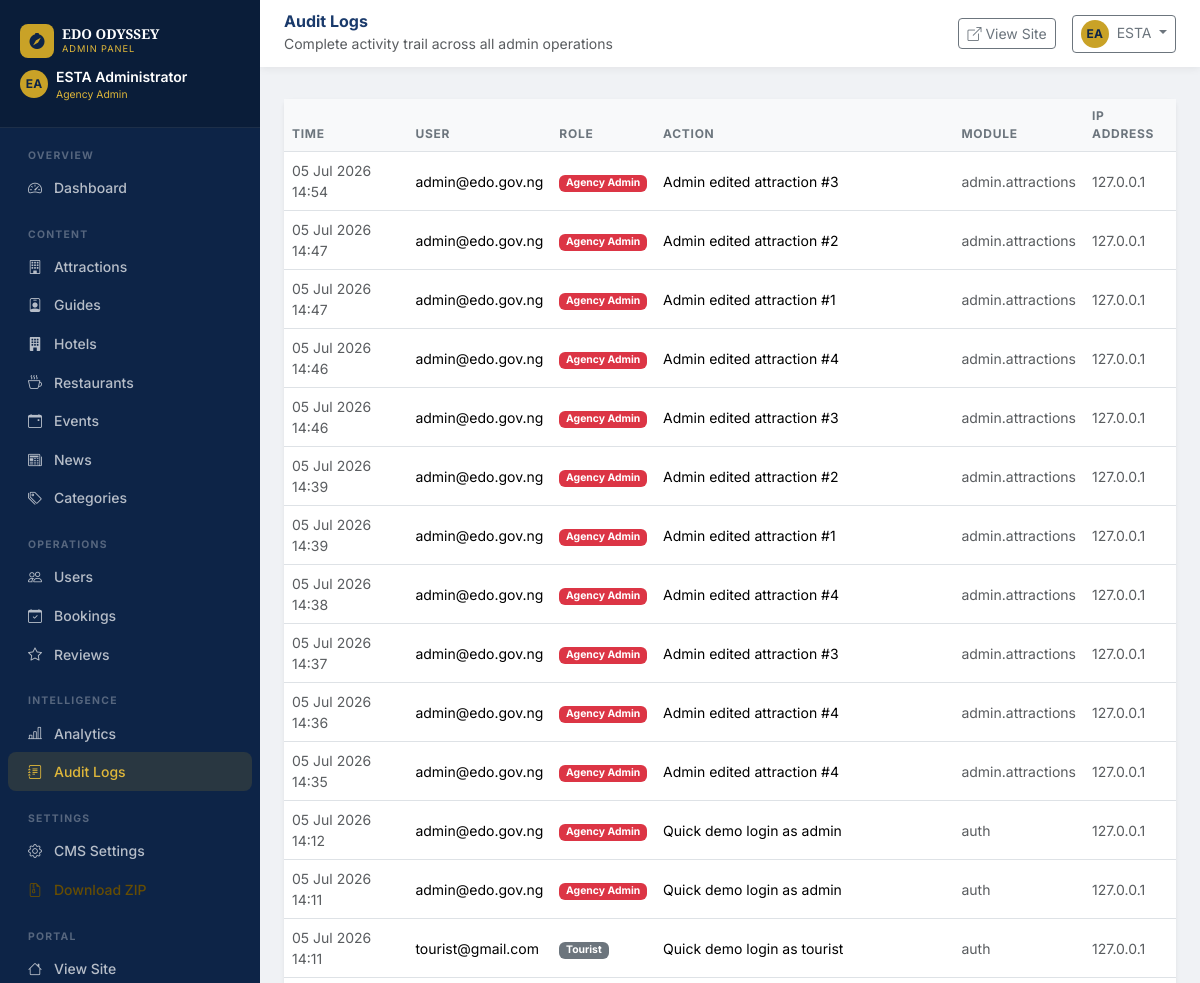
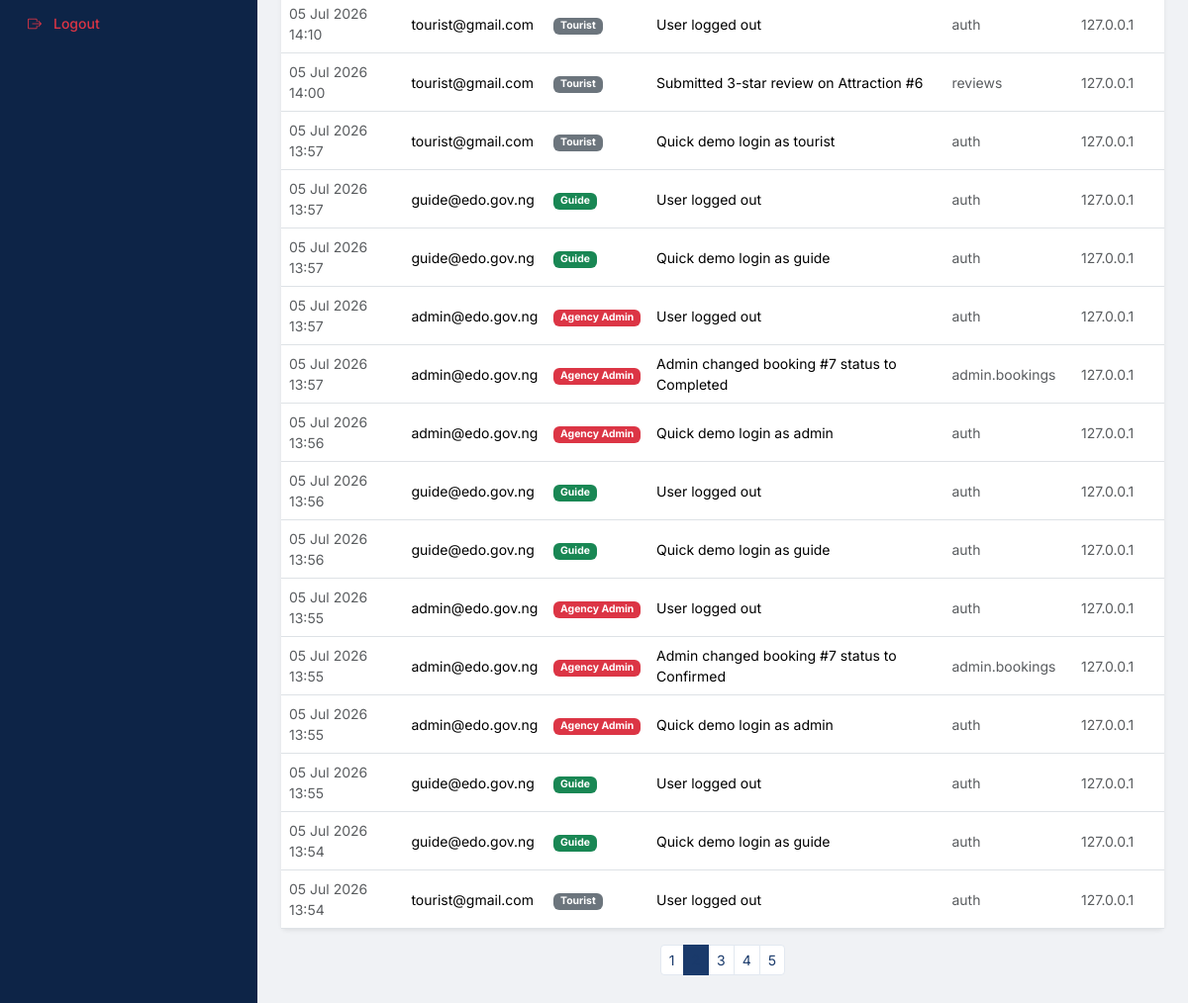
The page /admin/audit-logs?page=2 (signed in) on the database its author committed (2 pictures, top to bottom).
### app/models/models.py (models this page shows, shortened)
class BaseModel(db.Model):
    __abstract__ = True
    id = db.Column(db.Integer, primary_key=True)
    uuid = db.Column(db.String(36), default=gen_uuid, unique=True, nullable=False, index=True)
    created_at = db.Column(db.DateTime, default=datetime.utcnow, nullable=False)
    updated_at = db.Column(db.DateTime, default=datetime.utcnow, onupdate=datetime.utcnow, nullable=False)
    created_by = db.Column(db.Integer, nullable=True)
    status = db.Column(db.String(20), default="active", nullable=False)
    deleted_at = db.Column(db.DateTime, nullable=True)

class User(UserMixin, BaseModel):
    __tablename__ = "users"
    email = db.Column(db.String(150), unique=True, index=True, nullable=False)
    password_hash = db.Column(db.String(255), nullable=False)
    first_name = db.Column(db.String(100), nullable=False)
    last_name = db.Column(db.String(100), nullable=False)
    role = db.Column(db.String(50), default="Tourist", nullable=False)
    phone = db.Column(db.String(50), nullable=True)
    is_verified = db.Column(db.Boolean, default=False, nullable=False)
    avatar_url = db.Column(db.String(255), nullable=True)
    heritage_points = db.Column(db.Integer, default=0, nullable=False)
    bio = db.Column(db.Text, nullable=True)
    address = db.Column(db.String(255), nullable=True)
    nationality = db.Column(db.String(100), nullable=True)
    last_login = db.Column(db.DateTime, nullable=True)
    bookings = db.relationship("Booking", back_populates="user", lazy="dynamic")
    reviews = db.relationship("Review", back_populates="user", lazy="dynamic")
    guide_profile = db.relationship("Guide", back_populates="user", uselist=False)
    notifications = db.relationship("Notification", back_populates="user", lazy="dynamic")
    favourites = db.relationship("Favourite", back_populates="user", lazy="dynamic")
    payments = db.relationship("Payment", back_populates="user", lazy="dynamic")
    audit_logs = db.relationship("AuditLog", foreign_keys="AuditLog.user_id", back_populates="user", lazy="dynamic")
    owned_attractions = db.relationship("Attraction", back_populates="owner", foreign_keys="Attraction.user_id", lazy="dynamic")
    owned_hotels = db.relationship("Hotel", back_populates="owner", foreign_keys="Hotel.user_id", lazy="dynamic")
    owned_restaurants = db.relationship("Restaurant", back_populates="owner", foreign_keys="Restaurant.user_id", lazy="dynamic")
    owned_events = db.relationship("Event", back_populates="owner", foreign_keys="Event.user_id", lazy="dynamic")  # Add this
    @property
    def full_name(self):
        return f"{self.first_name} {self.last_name}"
    @property
    def is_admin(self):
        return self.role in ("Agency Admin", "Super Admin")

class AuditLog(BaseModel):
    __tablename__ = "audit_logs"
    user_id = db.Column(db.Integer, db.ForeignKey("users.id"), nullable=True)
    operator_email = db.Column(db.String(150), nullable=False)
    role = db.Column(db.String(50), nullable=False)
    action = db.Column(db.String(500), nullable=False)
    ip_address = db.Column(db.String(50), nullable=True)
    user_agent = db.Column(db.String(255), nullable=True)
    module = db.Column(db.String(100), nullable=True)
    record_id = db.Column(db.Integer, nullable=True)
    user = db.relationship("User", foreign_keys=[user_id], back_populates="audit_logs")

### app/admin/routes.py (the view)
@admin_bp.route("/audit-logs")
@login_required
@admin_required
def audit_logs():
    page = request.args.get("page", 1, type=int)
    query = AuditLog.query.order_by(AuditLog.created_at.desc())
    pagination = query.paginate(page=page, per_page=30, error_out=False)
    return render_template("admin/audit_logs.html", logs=pagination.items, pagination=pagination)

### app/templates/admin/audit_logs.html (shortened to what this page needs)
{% extends "admin/base.html" %}
{% block page_title %}Audit Logs{% endblock %}
{% block page_subtitle %}Complete activity trail across all admin operations{% endblock %}
{% block content %}
<div class="card border-0 shadow-sm">
  <div class="card-body p-0">
    <table class="table table-hover mb-0 admin-table">
      <thead><tr><th>Time</th><th>User</th><th>Role</th><th>Action</th><th>Module</th><th>IP Address</th></tr></thead>
      <tbody>
      {% for log in logs %}
      <tr>
        <td class="small text-muted">{{ log.created_at.strftime('%d %b %Y %H:%M') }}</td>
        <td class="small">{{ log.operator_email }}</td>
        <td><span class="badge {% if 'Admin' in log.role %}bg-danger{% elif log.role=='Guide' %}bg-success{% else %}bg-secondary{% endif %} text-white" style="font-size:.65rem">{{ log.role }}</span></td>
        <td class="small">{{ log.action[:80] }}</td>
        <td class="small text-muted">{{ log.module or '—' }}</td>
        <td class="small text-muted">{{ log.ip_address or '—' }}</td>
      </tr>
      {% endfor %}
      </tbody>
    </table>
  </div>
</div>
{% if pagination.pages > 1 %}<nav class="mt-3 d-flex justify-content-center"><ul class="pagination pagination-sm">{% for p in pagination.iter_pages() %}{% if p %}<li class="page-item {% if p==pagination.page %}active{% endif %}"><a class="page-link" href="?page={{ p }}">{{ p }}</a></li>{% endif %}{% endfor %}</ul></nav>{% endif %}
{% endblock %}

### app/templates/admin/base.html (shortened to what this page needs)
<!DOCTYPE html>
<html lang="en">
<head>
  <link href="https://cdn.jsdelivr.net/npm/bootstrap@5.3.3/dist/css/bootstrap.min.css" rel="stylesheet">
  <link href="https://cdn.jsdelivr.net/npm/bootstrap-icons@1.11.3/font/bootstrap-icons.css" rel="stylesheet">
  <link rel="stylesheet" href="{{ url_for('static', filename='css/main.css') }}">
</head>
<body class="admin-body">
<div class="admin-sidebar" id="adminSidebar">
  <div class="admin-sidebar-header">
    <div class="d-flex align-items-center gap-2 mb-1">
      <div class="brand-icon" style="width:34px;height:34px;font-size:1rem"><i class="bi bi-compass-fill"></i></div>
      <div>
        <div class="brand-title" style="font-size:.85rem">EDO ODYSSEY</div>
        <div class="brand-subtitle" style="font-size:.58rem">Admin Panel</div>
      </div>
    </div>
    <div class="d-flex align-items-center gap-2 mt-2">
      <div class="avatar-initials-sm">{{ current_user.first_name[0] }}{{ current_user.last_name[0] }}</div>
      <div>
        <div class="text-white small fw-semibold">{{ current_user.full_name }}</div>
        <div style="font-size:.65rem;color:var(--gold-400)">{{ current_user.role }}</div>
      </div>
    </div>
  </div>
  <nav class="flex-grow-1 py-2 px-2">
    <div class="nav-section">Overview</div>
    <a href="{{ url_for('admin.dashboard') }}" class="nav-link {% if request.endpoint=='admin.dashboard' %}active{% endif %}"><i class="bi bi-speedometer2"></i> Dashboard</a>
    <div class="nav-section mt-2">Content</div>
    <a href="{{ url_for('admin.attractions') }}" class="nav-link {% if 'attractions' in request.endpoint %}active{% endif %}"><i class="bi bi-building"></i> Attractions</a>
    <a href="{{ url_for('admin.guides') }}" class="nav-link {% if 'guides' in request.endpoint %}active{% endif %}"><i class="bi bi-person-badge"></i> Guides</a>
    <a href="{{ url_for('admin.hotels') }}" class="nav-link {% if 'hotel' in request.endpoint %}active{% endif %}"><i class="bi bi-building-fill"></i> Hotels</a>
    <a href="{{ url_for('admin.restaurants') }}" class="nav-link {% if 'restaurant' in request.endpoint %}active{% endif %}"><i class="bi bi-cup-hot"></i> Restaurants</a>
    <a href="{{ url_for('admin.events') }}" class="nav-link {% if 'event' in request.endpoint %}active{% endif %}"><i class="bi bi-calendar-event"></i> Events</a>
    <a href="{{ url_for('admin.news') }}" class="nav-link {% if 'news' in request.endpoint %}active{% endif %}"><i class="bi bi-newspaper"></i> News</a>
    <a href="{{ url_for('admin.categories') }}" class="nav-link {% if 'categor' in request.endpoint %}active{% endif %}"><i class="bi bi-tags"></i> Categories</a>
    <div class="nav-section mt-2">Operations</div>
    <a href="{{ url_for('admin.users') }}" class="nav-link {% if 'users' in request.endpoint %}active{% endif %}"><i class="bi bi-people"></i> Users</a>
    <a href="{{ url_for('admin.bookings') }}" class="nav-link {% if 'bookings' in request.endpoint %}active{% endif %}"><i class="bi bi-calendar-check"></i> Bookings</a>
    <a href="{{ url_for('admin.reviews') }}" class="nav-link {% if 'reviews' in request.endpoint %}active{% endif %}"><i class="bi bi-star"></i> Reviews</a>
    <div class="nav-section mt-2">Intelligence</div>
    <a href="{{ url_for('admin.analytics') }}" class="nav-link {% if 'analytics' in request.endpoint %}active{% endif %}"><i class="bi bi-bar-chart-line"></i> Analytics</a>
    <a href="{{ url_for('admin.audit_logs') }}" class="nav-link {% if 'audit' in request.endpoint %}active{% endif %}"><i class="bi bi-journal-text"></i> Audit Logs</a>
    <div class="nav-section mt-2">Settings</div>
    <a href="{{ url_for('admin.cms') }}" class="nav-link {% if 'cms' in request.endpoint %}active{% endif %}"><i class="bi bi-gear"></i> CMS Settings</a>
    <a href="{{ url_for('admin.download_zip') }}" class="nav-link text-warning-emphasis"><i class="bi bi-file-earmark-zip"></i> Download ZIP</a>
    <div class="nav-section mt-2">Portal</div>
    <a href="{{ url_for('main.home') }}" class="nav-link"><i class="bi bi-house"></i> View Site</a>
    <a href="{{ url_for('auth.logout') }}" class="nav-link text-danger"><i class="bi bi-box-arrow-right"></i> Logout</a>
  </nav>
</div>
<div class="admin-main">
  <div class="admin-topbar">
    <div class="d-flex align-items-center gap-3">
      <div>
        <h6 class="mb-0 fw-bold text-blue">{% block page_title %}Admin Panel{% endblock %}</h6>
        <small class="text-muted">{% block page_subtitle %}Edo Odyssey CMS{% endblock %}</small>
      </div>
    </div>
    <div class="d-flex align-items-center gap-3">
      <a href="{{ url_for('main.home') }}" class="btn btn-outline-secondary btn-sm" target="_blank"><i class="bi bi-box-arrow-up-right me-1"></i>View Site</a>
      <div class="dropdown">
        <button class="btn btn-outline-secondary btn-sm dropdown-toggle" data-bs-toggle="dropdown">
          <div class="avatar-initials-sm d-inline-flex me-1">{{ current_user.first_name[0] }}{{ current_user.last_name[0] }}</div>
          {{ current_user.first_name }}
        </button>
      </div>
    </div>
  </div>
  <div class="px-4 pt-2">
  </div>
  <div class="admin-content">
    {% block content %}{% endblock %}
  </div>
</div>
</body>
</html>

### app/static/css/main.css (style rules this page uses)
:root { --blue-900: #0d2447; --blue-800: #1a3a6b; --blue-700: #1d4385; --blue-600: #2255a4; --blue-100: #e8f0fe; --gold-600: #a07d10; --gold-500: #c9a227; --gold-400: #e0b83a; --gold-100: #fdf6e3; --gray-50: #f8f9fa; --gray-100: #f0f2f5; --gray-200: #e2e8f0; --text-dark: #1a202c; --text-muted: #6c757d; --restaurant: #e05c27; --restaurant-hover: #c94a1a; --radius: 12px; --shadow: 0 4px 20px rgba(26,58,107,.12); --shadow-lg: 0 8px 40px rgba(26,58,107,.18); --transition: .25s ease; }
body { font-family: 'Inter', sans-serif; color: var(--text-dark); background: #fff; }
a { text-decoration: none; transition: color var(--transition); }
.text-blue { color: var(--blue-800) !important; }
.brand-icon { width: 38px; height: 38px; background: var(--gold-500); border-radius: 8px; display: flex; align-items: center; justify-content: center; font-size: 1.2rem; color: var(--blue-900); }
.brand-title { font-family: 'Playfair Display',serif; font-size: .95rem; font-weight: 700; color: #fff; line-height: 1.1; }
.brand-subtitle { font-size: .58rem; color: var(--gold-400); text-transform: uppercase; letter-spacing: .1em; }
.avatar-initials-sm { width:28px; height:28px; background: var(--gold-500); color: var(--blue-900); border-radius: 50%; display:flex; align-items:center; justify-content:center; font-weight:700; font-size:.75rem; }
.admin-sidebar { position: fixed; left:0; top:0; bottom:0; width:260px; background: var(--blue-900); z-index: 1000; overflow-y: auto; transition: transform .3s ease; display: flex; flex-direction: column; }
.admin-sidebar-header { padding: 1.5rem 1.25rem; background: rgba(0,0,0,.2); border-bottom: 1px solid rgba(255,255,255,.08); }
.admin-sidebar .nav-link { color: rgba(255,255,255,.7); font-size:.875rem; font-weight:500; padding:.55rem 1.25rem; border-radius:8px; transition: all var(--transition); display:flex; align-items:center; gap:.75rem; }
.admin-sidebar .nav-link:hover, .admin-sidebar .nav-link.active { background: rgba(201,162,39,.15); color: var(--gold-400); }
.admin-sidebar .nav-section { font-size:.65rem; font-weight:700; color:rgba(255,255,255,.3); text-transform:uppercase; letter-spacing:.12em; padding:.75rem 1.25rem .3rem; }
.admin-main { margin-left:260px; min-height:100vh; background:var(--gray-100); }
.admin-topbar { background:#fff; padding:.75rem 1.5rem; box-shadow:0 2px 8px rgba(0,0,0,.06); display:flex; align-items:center; justify-content:space-between; position:sticky; top:0; z-index:999; }
.admin-content { padding:1.5rem; }
.admin-table th { font-size:.75rem; font-weight:700; text-transform:uppercase; letter-spacing:.06em; color:var(--text-muted); background:var(--gray-50); }
.admin-table td { font-size:.875rem; vertical-align:middle; }
.pagination .page-link { border-color:var(--gray-200); color:var(--blue-800); }
.pagination .page-item.active .page-link { background:var(--blue-800); border-color:var(--blue-800); }

### rows shown on the page
User: first_name "E", last_name "A", full_name "ESTA Administrator", role "Agency Admin", first_name "ESTA"
AuditLog: created_at "05 Jul 2026 14:54", operator_email "admin@edo.gov.ng", role "Agency Admin", action "Admin edited attraction #3", module "admin.attractions", ip_address "127.0.0.1"
AuditLog: created_at "05 Jul 2026 14:47", operator_email "admin@edo.gov.ng", role "Agency Admin", action "Admin edited attraction #2", module "admin.attractions", ip_address "127.0.0.1"
AuditLog: created_at "05 Jul 2026 14:47", operator_email "admin@edo.gov.ng", role "Agency Admin", action "Admin edited attraction #1", module "admin.attractions", ip_address "127.0.0.1"
AuditLog: created_at "05 Jul 2026 14:46", operator_email "admin@edo.gov.ng", role "Agency Admin", action "Admin edited attraction #4", module "admin.attractions", ip_address "127.0.0.1"
AuditLog: created_at "05 Jul 2026 14:46", operator_email "admin@edo.gov.ng", role "Agency Admin", action "Admin edited attraction #3", module "admin.attractions", ip_address "127.0.0.1"
AuditLog: created_at "05 Jul 2026 14:39", operator_email "admin@edo.gov.ng", role "Agency Admin", action "Admin edited attraction #2", module "admin.attractions", ip_address "127.0.0.1"
AuditLog: created_at "05 Jul 2026 14:39", operator_email "admin@edo.gov.ng", role "Agency Admin", action "Admin edited attraction #1", module "admin.attractions", ip_address "127.0.0.1"
AuditLog: created_at "05 Jul 2026 14:38", operator_email "admin@edo.gov.ng", role "Agency Admin", action "Admin edited attraction #4", module "admin.attractions", ip_address "127.0.0.1"
AuditLog: created_at "05 Jul 2026 14:37", operator_email "admin@edo.gov.ng", role "Agency Admin", action "Admin edited attraction #3", module "admin.attractions", ip_address "127.0.0.1"
AuditLog: created_at "05 Jul 2026 14:36", operator_email "admin@edo.gov.ng", role "Agency Admin", action "Admin edited attraction #4", module "admin.attractions", ip_address "127.0.0.1"
AuditLog: created_at "05 Jul 2026 14:35", operator_email "admin@edo.gov.ng", role "Agency Admin", action "Admin edited attraction #4", module "admin.attractions", ip_address "127.0.0.1"
AuditLog: created_at "05 Jul 2026 14:12", operator_email "admin@edo.gov.ng", role "Agency Admin", action "Quick demo login as admin", module "auth", ip_address "127.0.0.1"
AuditLog: created_at "05 Jul 2026 14:11", operator_email "admin@edo.gov.ng", role "Agency Admin", action "Quick demo login as admin", module "auth", ip_address "127.0.0.1"
AuditLog: created_at "05 Jul 2026 14:11", operator_email "tourist@gmail.com", role "Tourist", action "Quick demo login as tourist", module "auth", ip_address "127.0.0.1"
AuditLog: created_at "05 Jul 2026 14:10", operator_email "tourist@gmail.com", role "Tourist", action "User logged out", module "auth", ip_address "127.0.0.1"
AuditLog: created_at "05 Jul 2026 14:00", operator_email "tourist@gmail.com", role "Tourist", action "Submitted 3-star review on Attraction #6", module "reviews", ip_address "127.0.0.1"
AuditLog: created_at "05 Jul 2026 13:57", operator_email "tourist@gmail.com", role "Tourist", action "Quick demo login as tourist", module "auth", ip_address "127.0.0.1"
AuditLog: created_at "05 Jul 2026 13:57", operator_email "guide@edo.gov.ng", role "Guide", action "User logged out", module "auth", ip_address "127.0.0.1"
AuditLog: created_at "05 Jul 2026 13:57", operator_email "guide@edo.gov.ng", role "Guide", action "Quick demo login as guide", module "auth", ip_address "127.0.0.1"
AuditLog: created_at "05 Jul 2026 13:57", operator_email "admin@edo.gov.ng", role "Agency Admin", action "User logged out", module "auth", ip_address "127.0.0.1"
AuditLog: created_at "05 Jul 2026 13:57", operator_email "admin@edo.gov.ng", role "Agency Admin", action "Admin changed booking #7 status to Completed", module "admin.bookings", ip_address "127.0.0.1"
AuditLog: created_at "05 Jul 2026 13:56", operator_email "admin@edo.gov.ng", role "Agency Admin", action "Quick demo login as admin", module "auth", ip_address "127.0.0.1"
AuditLog: created_at "05 Jul 2026 13:56", operator_email "guide@edo.gov.ng", role "Guide", action "User logged out", module "auth", ip_address "127.0.0.1"
AuditLog: created_at "05 Jul 2026 13:56", operator_email "guide@edo.gov.ng", role "Guide", action "Quick demo login as guide", module "auth", ip_address "127.0.0.1"
AuditLog: created_at "05 Jul 2026 13:55", operator_email "admin@edo.gov.ng", role "Agency Admin", action "User logged out", module "auth", ip_address "127.0.0.1"
AuditLog: created_at "05 Jul 2026 13:55", operator_email "admin@edo.gov.ng", role "Agency Admin", action "Admin changed booking #7 status to Confirmed", module "admin.bookings", ip_address "127.0.0.1"
AuditLog: created_at "05 Jul 2026 13:55", operator_email "admin@edo.gov.ng", role "Agency Admin", action "Quick demo login as admin", module "auth", ip_address "127.0.0.1"
AuditLog: created_at "05 Jul 2026 13:55", operator_email "guide@edo.gov.ng", role "Guide", action "User logged out", module "auth", ip_address "127.0.0.1"
AuditLog: created_at "05 Jul 2026 13:54", operator_email "guide@edo.gov.ng", role "Guide", action "Quick demo login as guide", module "auth", ip_address "127.0.0.1"
AuditLog: created_at "05 Jul 2026 13:54", operator_email "tourist@gmail.com", role "Tourist", action "User logged out", module "auth", ip_address "127.0.0.1"

### other values the page prints
{{ p }} "1" "3" "4" "5"
